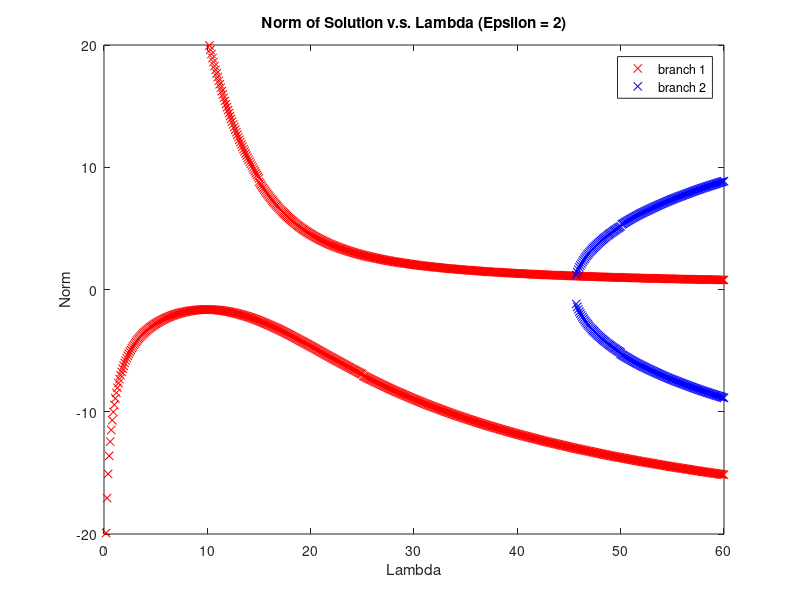

Reproduce this figure in MATLAB.
load c.mat;

plot(norm_b1_hill_x, norm_b1_hill_y, 'rx'); % branch 1 hill
hold on;
plot(norm_b2_hill_x, norm_b2_hill_y, 'bx'); % branch 2 hill

plot(norm_b1_bowl_x, -norm_b1_bowl_y, 'rx'); % branch 1 bowl
plot(norm_b2_bowl_x, -norm_b2_bowl_y, 'bx'); % branch 2 bowl

title('Norm of Solution v.s. Lambda (Epsilon = 2)');
legend('branch 1', 'branch 2', 'location', 'northeast');
xlabel('Lambda');
ylabel('Norm');
hold off;